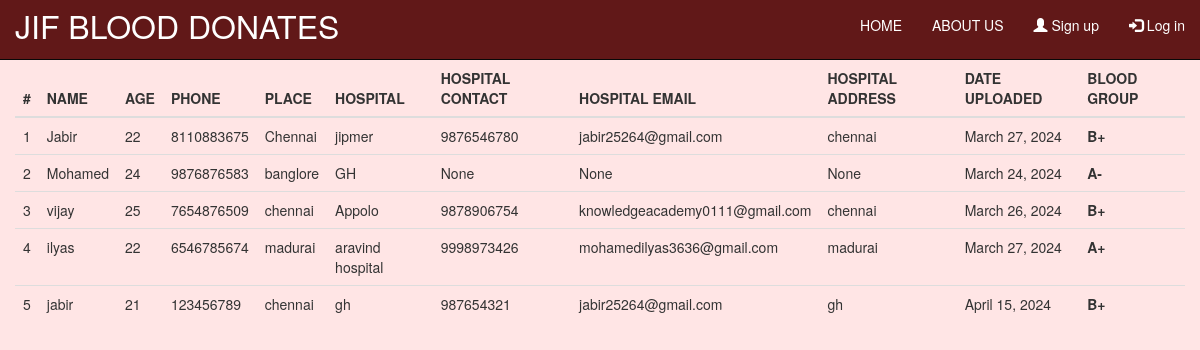
Screenshot of /blood_stocks with the database file from the repository.
### app/models.py (models this page shows, shortened)
class Blood_stock(models.Model):
    bloodGroup = models.CharField(max_length=10)
    name = models.CharField(max_length=200)
    place = models.CharField(max_length = 200)
    hospital = models.CharField(max_length = 255,null=True)
    age = models.IntegerField(null=True)
    phone = models.IntegerField(null=True)
    date_uploaded = models.DateField(("Date"), default=date.today)
    hospital_num = models.IntegerField(null=True)
    hospital_add = models.CharField(max_length = 200,null=True)
    hospital_mail = models.EmailField(null=True)

### app/views.py (the view)
# urls.py: path('blood_stocks',views.blood_stocks,name="blood_stocks"),
def blood_stocks(request):
    bloodStocks = Blood_stock.objects.all().values()
    template = loader.get_template('blood_stocks.html')
    context = {
        'bloodStocks' : bloodStocks,
    }
    return HttpResponse(template.render(context,request))

### app/templates/blood_stocks.html (shortened to what this page needs)
{% extends "index.html" %}
{% load crispy_forms_tags %}
{% block start %}
{% block content %}
<div class="table-responsive">
    <table class="table">
      <thead>
        <tr>
          <th>#</th>
          <th>NAME</th>
          <th>AGE</th>
          <th>PHONE</th>
          <th>PLACE</th>
          <th>HOSPITAL</th>
          <th>HOSPITAL CONTACT</th>
          <th>HOSPITAL EMAIL</th>
          <th>HOSPITAL ADDRESS</th>
          <th>DATE UPLOADED</th>
          <th>BLOOD GROUP</th>
        </tr>
      </thead>
      <tbody>
        {% for bloods in bloodStocks %}
        <tr>
          <td>{{bloods.id}}</td>
          <td>{{bloods.name}}</td>
          <td>{{bloods.age}}</td>
          <td>{{bloods.phone}}</td>
          <td>{{bloods.place}}</td>
          <td>{{bloods.hospital}}</td>
          <td>{{bloods.hospital_num}}</td>
          <td>{{bloods.hospital_mail}}</td>
          <td>{{bloods.hospital_add}}</td>
          <td>{{bloods.date_uploaded}}</td>
          <td><b>{{bloods.bloodGroup}}</b></td>
        </tr>
        {% endfor %}
      </tbody>
    </table>
    </div>
{% endblock %}
{% endblock start %}

### app/templates/index.html (shortened to what this page needs)
{% load crispy_forms_tags %}
<!DOCTYPE html>
<html lang="en">
<head>
  <link rel="stylesheet" href="https://maxcdn.bootstrapcdn.com/bootstrap/3.3.7/css/bootstrap.min.css" />
  <link rel="stylesheet" href="https://cdnjs.cloudflare.com/ajax/libs/font-awesome/4.7.0/css/font-awesome.min.css">
  {% load static %}
  <link rel="stylesheet" href={% static 'css/index.css' %}>
</head>
<body class="container-fluid">
  <header class="row">
    <nav class="navbar navbar-inverse navbar-fixed-top col-md">
      <div class="container-fluid">
        <div class="navbar-header">
          <a class="navbar-brand" id="jif" href={% url "home" %}>JIF BLOOD DONATES</a>
        </div>
        <div class="collapse navbar-collapse col-md" id="mainNavBar">
          <ul class="nav navbar-nav navbar-right ">
            <li><a class="q" id="jif" href={% url "home" %}>HOME</a></li>
            <li><a class="q" id="jif" href="#about_us">ABOUT US</a></li>
            {% if user.is_authenticated %}
            <li><a class="q" id="jif" href={% url "blood_stocks" %}>BLOOD STOCKS</a></li>
            <li><a class="q" id="jif" href={% url "blood_types" %}>BLOOD TYPES</a></li>
            <li><a class="q" id="jif" href={% url "logout" %}>&nbsp;&nbsp;&nbsp;&nbsp;<span class="glyphicon glyphicon-log-out"></span>&nbsp;&nbsp;Logout</a></li>
            {% else %}
            <li><a class="q" id="jif" href={% url "register" %}><span class="glyphicon glyphicon-user"></span>   Sign up</a></li>
            <li><a class="q" id="jif" href={% url "login" %}><span class="glyphicon glyphicon-log-in"></span>   Log in</a></li>
            {% endif %}
          </ul>
        </div>
      </div>
    </nav>
  </header>
  <br/>
  <br>
  <br>
{% block content %}
{% endblock %}
</body>
</html>

### app/static/css/index.css (style rules this page uses)
body { background-color: rgb(255, 229, 229); }
.navbar { background-color: rgb(97, 24, 24); height: 60px; position: fixed; width: 100%; }
#jif { color: white; }
.navbar,.collapse,.nav,li,.q { color: white; }
.navbar-brand { font-size: xx-large; }

### rows the page displays
Blood_stock: id "1", name "Jabir", age "22", phone "8110883675", place "Chennai", hospital "jipmer", hospital_num "9876546780", hospital_mail "jabir25264@gmail.com", hospital_add "chennai", date_uploaded "March 27, 2024", bloodGroup "B+"
Blood_stock: id "2", name "Mohamed", age "24", phone "9876876583", place "banglore", hospital "GH", hospital_num "None", hospital_mail "None", hospital_add "None", date_uploaded "March 24, 2024", bloodGroup "A-"
Blood_stock: id "3", name "vijay", age "25", phone "7654876509", place "chennai", hospital "Appolo", hospital_num "9878906754", hospital_mail "knowledgeacademy0111@gmail.com", hospital_add "chennai", date_uploaded "March 26, 2024", bloodGroup "B+"
Blood_stock: id "4", name "ilyas", age "22", phone "6546785674", place "madurai", hospital "aravind hospital", hospital_num "9998973426", hospital_mail "mohamedilyas3636@gmail.com", hospital_add "madurai", date_uploaded "March 27, 2024", bloodGroup "A+"
Blood_stock: id "5", name "jabir", age "21", phone "123456789", place "chennai", hospital "gh", hospital_num "987654321", hospital_mail "jabir25264@gmail.com", hospital_add "gh", date_uploaded "April 15, 2024", bloodGroup "B+"
